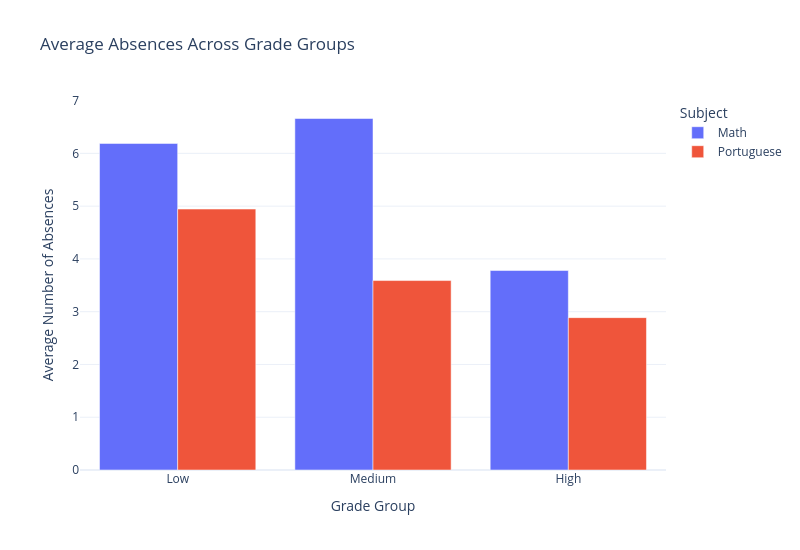

The cell this chart's notebook holds for it:
### Code cell
import pandas as pd
import plotly.graph_objects as go

# Load Dataset 3
df3_mat = pd.read_csv("student-mat.csv", sep=None, engine="python")
df3_por = pd.read_csv("student-por.csv", sep=None, engine="python")

# Combine Math and Portuguese
df3_mat["Subject"] = "Math"
df3_por["Subject"] = "Portuguese"
df3 = pd.concat([df3_mat, df3_por], ignore_index=True)

# Create balanced Grade Group
def add_grade_group(df, grade_col):
    df = df.copy()
    df["Grade Group"] = pd.qcut(
        df[grade_col].rank(method="first"),
        q=3,
        labels=["Low", "Medium", "High"]
    )
    return df

df3 = add_grade_group(df3, "G3")

grade_order = ["Low", "Medium", "High"]

# Average absences by grade group and subject
s3 = (
    df3.groupby(["Grade Group", "Subject"], observed=False)["absences"]
    .mean()
    .reset_index()
)

# Figure
fig = go.Figure()

for subject in ["Math", "Portuguese"]:
    temp = (
        s3[s3["Subject"] == subject]
        .set_index("Grade Group")
        .reindex(grade_order)
    )

    fig.add_trace(
        go.Bar(
            x=grade_order,
            y=temp["absences"],
            name=subject
        )
    )

fig.update_layout(
    title_text="Average Absences Across Grade Groups",
    barmode="group",
    height=550,
    width=800,
    template="plotly_white",
    legend_title_text="Subject",
    xaxis_title="Grade Group",
    yaxis_title="Average Number of Absences"
)

fig.show()

### Figure 1 — Plotly figure (JSON) as saved in the notebook; plotly's stock layout.template omitted (floating-point values rounded to 4 significant figures)
{"data": [{"name": "Math", "type": "bar", "x": ["Low", "Medium", "High"], "y": [6.188, 6.661, 3.78]}, {"name": "Portuguese", "type": "bar", "x": ["Low", "Medium", "High"], "y": [4.944, 3.59, 2.887]}], "layout": {"barmode": "group", "height": 550, "legend": {"title": {"text": "Subject"}}, "title": {"text": "Average Absences Across Grade Groups"}, "width": 800, "xaxis": {"title": {"text": "Grade Group"}}, "yaxis": {"title": {"text": "Average Number of Absences"}}}}
